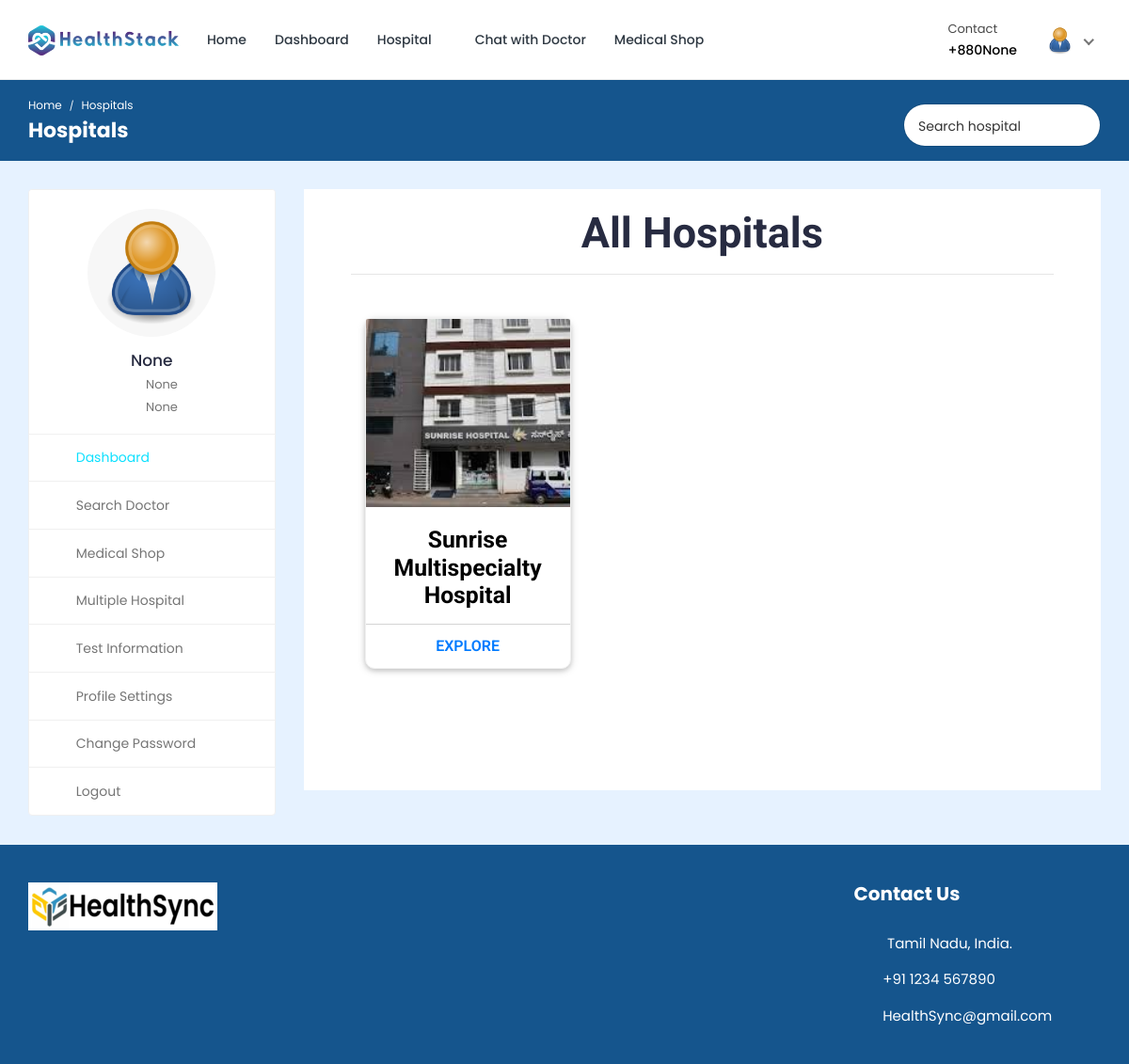
/multiple-hospital/ (signed in), run on the app's committed database.
### hospital/models.py (models this page shows, shortened)
class Patient(models.Model):
    patient_id = models.AutoField(primary_key=True)
    user = models.OneToOneField(User, on_delete=models.CASCADE, null=True, blank=True, related_name='patient')
    name = models.CharField(max_length=200, null=True, blank=True)
    username = models.CharField(max_length=200, null=True, blank=True)
    age = models.IntegerField(null=True, blank=True)
    email = models.EmailField(max_length=200, null=True, blank=True)
    phone_number = models.IntegerField(null=True, blank=True)
    address = models.CharField(max_length=200, null=True, blank=True)
    featured_image = models.ImageField(upload_to='patients/', default='patients/user-default.png', null=True, blank=True)
    blood_group = models.CharField(max_length=200, null=True, blank=True)
    history = models.CharField(max_length=200, null=True, blank=True)
    dob = models.CharField(max_length=200, null=True, blank=True)
    nid = models.CharField(max_length=200, null=True, blank=True)
    serial_number = models.CharField(max_length=200, null=True, blank=True)
    login_status = models.CharField(max_length=200, null=True, blank=True, default="offline")

class Hospital_Information(models.Model):
    HOSPITAL_TYPE = (
        ('private', 'Private hospital'),
        ('public', 'Public hospital'),
    )
    hospital_id = models.AutoField(primary_key=True)
    name = models.CharField(max_length=200, null=True, blank=True)
    address = models.CharField(max_length=200, null=True, blank=True)
    featured_image = models.ImageField(upload_to='hospitals/', default='hospitals/default.png', null=True, blank=True)
    description = models.TextField(null=True, blank=True)
    email = models.EmailField(max_length=200, null=True, blank=True)
    phone_number = models.IntegerField(null=True, blank=True)
    hospital_type = models.CharField(max_length=200, choices=HOSPITAL_TYPE)
    general_bed_no = models.IntegerField(null=True, blank=True)
    available_icu_no = models.IntegerField(null=True, blank=True)
    regular_cabin_no = models.IntegerField(null=True, blank=True)
    emergency_cabin_no = models.IntegerField(null=True, blank=True)
    vip_cabin_no = models.IntegerField(null=True, blank=True)

### hospital/views.py (the view)
# urls.py: path('multiple-hospital/', views.multiple_hospital, name='multiple-hospital'),
@csrf_exempt
@login_required(login_url="login")
def multiple_hospital(request):
    if request.user.is_authenticated:
        if request.user.is_patient:
            patient = Patient.objects.get(user=request.user)
            doctors = Doctor_Information.objects.all()
            hospitals = Hospital_Information.objects.all()
            hospitals, search_query = searchHospitals(request)
            custom_range, hospitals = paginateHospitals(request, hospitals, 3)
            context = {'patient': patient, 'doctors': doctors, 'hospitals': hospitals, 'search_query': search_query, 'custom_range': custom_range}
            return render(request, 'multiple-hospital.html', context)
        elif request.user.is_doctor:
            doctor = Doctor_Information.objects.get(user=request.user)
            hospitals = Hospital_Information.objects.all()
            hospitals, search_query = searchHospitals(request)
            context = {'doctor': doctor, 'hospitals': hospitals, 'search_query': search_query}
            return render(request, 'multiple-hospital.html', context)
    else:
        logout(request)
        messages.error(request, 'Not Authorized')
        return render(request, 'patient-login.html')

### hospital/utils.py (called while the page is built)
def searchHospitals(request):
    search_query = ''
    if request.GET.get('search_query'):
        search_query = request.GET.get('search_query')
    hospitals = Hospital_Information.objects.distinct().filter(Q(name__icontains=search_query))
    return hospitals, search_query

def paginateHospitals(request, hospitals, results):
    page = request.GET.get('page')
    paginator = Paginator(hospitals, results)
    try:
        hospitals = paginator.page(page)
    except PageNotAnInteger:
        page = 1
        hospitals = paginator.page(page)
    except EmptyPage:
        page = paginator.num_pages
        hospitals = paginator.page(page)
    leftIndex = (int(page) - 4)
    if leftIndex < 1:
        leftIndex = 1
    rightIndex = (int(page) + 5)
    if rightIndex > paginator.num_pages:
        rightIndex = paginator.num_pages + 1
    custom_range = range(leftIndex, rightIndex)
    return custom_range, hospitals

### templates/multiple-hospital.html (shortened to what this page needs)
{% load static %}
<!DOCTYPE html>
<html lang="en">
<head>
	<link rel="stylesheet" href="{% static 'HealthStack-System/css/Normal/bootstrap.min.css' %}">
	<link rel="stylesheet" href="{% static 'HealthStack-System/plugins/Normal/fontawesome/css/fontawesome.min.css' %}">
	<link rel="stylesheet" href="{% static 'HealthStack-System/plugins/Normal/fontawesome/css/all.min.css' %}">
	<link rel="stylesheet" href="{% static 'HealthStack-System/css/Normal/style.css' %}">
	<link rel="stylesheet"href="{% static 'HealthStack-System/css/Normal/hospital.css' %}">
	<link rel="stylesheet"href="{% static 'HealthStack-System/css/Normal/search2.css' %}">
	</head>
	<body>
		<div class="main-wrapper">
			<header class="header">
				{% if user.is_authenticated and user.is_patient %}
				{% include 'patient_navbar.html' %}
				{% endif %}
			</header>
			<div class="breadcrumb-bar">
				<div class="container-fluid">
					<div class="row align-items-center">
						<div class="col-md-6 col-6">
							<nav aria-label="breadcrumb" class="page-breadcrumb">
								<ol class="breadcrumb">
									{% if user.is_authenticated and user.is_patient %}
									<li class="breadcrumb-item"><a href="{% url 'patient-dashboard' %}">Home</a></li>
									{% endif %}
									<li class="breadcrumb-item active" aria-current="page">Hospitals</li>
								</ol>
							</nav>
							<h2 class="breadcrumb-title">Hospitals</h2>
						</div>
						<div class="col-md-6 col-6 text-right">
							<div class="top-nav-search">
								<form action="{% url 'multiple-hospital' %}" method="GET">
									<input type="text" class="form-control" placeholder="Search hospital" name="search_query" value="{{search_query}}">
									<button class="btn" type="submit"><i class="fa fa-search"></i></button>
								</form>
							</div>
						</div>
					</div>
				</div>
			</div>
			<div class="content">
				<div class="container-fluid">
					<div class="row">
						<div class="col-md-5 col-lg-4 col-xl-3 theiaStickySidebar">
							<div>
								{% if user.is_authenticated and user.is_patient %}
								{% include 'patient-sidebar.html' %}
								{% endif %}
							</div>
						</div>
						<div class="col-md-7 col-lg-8 col-xl-9">
							<section class="wrapper" style="height: 0px;">
								<div class="container-fostrap" style="padding-top: 0px;">
									<h1 class="card-title" style="text-align: center;font-size: 45px;">All Hospitals</h1>
									<hr>
									<div class="content">
										<div class="container">
											<div class="row">
												{% for hospital in hospitals %}
												<div class="col-xs-12 col-sm-4">
													<div class="card">
														<a class="img-card" href="#">
														<img src="{{hospital.featured_image.url}}" />
													  </a>
														<div class="card-content">
															<h4 class="card-title">
																<a href="#"> {{hospital.name}}
															  </a>
															</h4>
														</div>
														<div class="card-read-more">
															<a href="{% url 'hospital-profile' pk=hospital.hospital_id %}" class="btn btn-link btn-block">
																Explore
															</a>
														</div>
													</div>
												</div>
												{% endfor %}
											</div>
										</div>
									</div>
								</div>
							</section>
						</div>
					</div>
				</div>
			</div>
			{% include 'footer.html' %}
		</div>
	</body>
</html>

### templates/patient_navbar.html (shortened to what this page needs)
{% load static %}
<nav class="navbar navbar-expand-lg header-nav">
  <div class="navbar-header">
    <a href="{% url 'hospital_home'%}" class="navbar-brand logo">
      <img
        src="{% static 'HealthStack-System/images/Normal/logo.jpg' %}"
        class="img-fluid"
        alt="Logo"
      />
    </a>
  </div>
  <div class="main-menu-wrapper">
    <ul class="main-nav">
      <li>
        <a href="{% url 'hospital_home'%}">Home</a>
      </li>
      <li>
        <a href="{% url 'patient-dashboard' %}">Dashboard</a>
      </li>
      <li class="has-submenu">
        <a href="#">Hospital <i class="fas fa-chevron-down"></i></a>
      </li>
      {% if user.is_authenticated and user.is_patient %}
      <li>
        <a href="{% url 'chat-home' pk=user.id %}">Chat with Doctor</a>
      </li>
      {% endif %}
      <li>
        <a href="{% url 'pharmacy_shop' %}">Medical Shop</a>
      </li>
    </ul>
  </div>
  <ul class="nav header-navbar-rht">
    <li class="nav-item contact-item">
      <div class="header-contact-img">
        <i class="far fa-hospital"></i>
      </div>
      <div class="header-contact-detail">
        <p class="contact-header">Contact</p>
        <p class="contact-info-header">+880{{patient.phone_number}}</p>
      </div>
    </li>
    <li class="nav-item dropdown has-arrow logged-item">
      <a href="#" class="dropdown-toggle nav-link" data-toggle="dropdown">
        <span class="user-img">
          <img
            class="rounded-circle"
            src="{{patient.featured_image.url}}"
            width="31"
            alt="Richard Wilson"
          />
        </span>
      </a>
    </li>
  </ul>
</nav>

### templates/patient-sidebar.html
{% load static %}
    <div class="profile-sidebar">
      <div class="widget-profile pro-widget-content">
        <div class="profile-info-widget">
          <a href="#" class="booking-doc-img">
            <img
              src="{{ patient.featured_image.url }}"
              alt="User Image"
            />
          </a>
          <div class="profile-det-info">
            <h3>{{patient.name}}</h3>
            <div class="patient-details">
              <h5>
                <i class="fas fa-birthday-cake"></i> {{ patient.dob }}
              </h5>
              <h5 class="mb-0">
                <i class="fas fa-map-marker-alt"></i>
                {{ patient.address }}
              </h5>
            </div>
          </div>
        </div>
      </div>
      <div class="dashboard-widget">
        <nav class="dashboard-menu sidebar">
          <ul>
            <li class="active">
              <a href="{% url 'patient-dashboard' %}">
                <i class="fas fa-columns"></i>
                <span>Dashboard</span>
              </a>
            </li>
            <li class="nav-item has-submenu">
              <a href="{% url 'search' %}">
                <i class="fas fa-user-md"></i>
                <span>Search Doctor</span>
              </a>
            </li>
            <li class="has-submenu">
              <a href="{% url 'pharmacy_shop' %}" class="nav-link">
                <i class="fas fa-capsules"></i>
                <span>Medical Shop</span>
              </a>
            </li>
            <li>
                <a href="{% url 'multiple-hospital' %}">
                  <i class="fas fa-hospital"></i>
                  <span>Multiple Hospital</span>
                </a>
            </li>
            <li>
              <a href="{% url 'doctor-test-list'%}" target="_blank">
                <i class="fas fa-hourglass-start"></i>
                <span>Test Information</span>
              </a>
            </li>
            <li>
              <a href="{% url 'profile-settings' %}">
                <i class="fas fa-user-cog"></i>
                <span>Profile Settings</span>
              </a>
            </li>
            <li>
              <a href="{% url 'change-password' pk=user.id%}">
                <i class="fas fa-lock"></i>
                <span>Change Password</span>
              </a>
            </li>
            <li>
              <a href="{% url 'logout' %}">
                <i class="fas fa-sign-out-alt"></i>
                <span>Logout</span>
              </a>
            </li>
          </ul>
        </nav>
      </div>
    </div>

### static/HealthStack-System/css/Normal/hospital.css (style rules this page uses)
.wrapper { display: table; height: 100%; width: 100%; }
.container-fostrap { -moz-box-sizing: border-box; box-sizing: border-box; height: 100%; width: 100%; background: #FFF; font-family: 'Roboto', sans-serif; font-weight: 400; display: table-cell; padding: 50px; text-align: center; vertical-align: middle; }
.card { display: block; margin-bottom: 20px; line-height: 1.42857143; background-color: #fff; border-radius: 10px; box-shadow: 0 2px 5px 0 rgba(0,0,0,0.16),0 2px 10px 0 rgba(0,0,0,0.12); transition: box-shadow .25s; }
.img-card { width: 100%; height:200px; border-top-left-radius:2px; border-top-right-radius:2px; display:block; overflow: hidden; }
.img-card img { width: 100%; height: 200px; object-fit:cover; transition: all .25s ease; }
.card-title { margin-top:0px; font-weight: 700; font-size: 1.65em; text-align: center; padding-top: 20px; }
.card-title a { color: #000; text-decoration: none !important; }
.card-read-more { border-top: 1px solid #D4D4D4; }
.card-read-more a { text-decoration: none !important; padding:10px; font-weight:600; text-transform: uppercase }

### static/HealthStack-System/css/Normal/search2.css (style rules this page uses)
.top-nav-search { float: right; margin-left: 15px; }
.top-nav-search form { margin-top: 10px; position: relative; width: 210px; }
.top-nav-search .form-control { border-color: rgba(0, 0, 0, 0.1); border-radius: 50px; color: #333; height: 40px; padding: 10px 50px 10px 15px; }
.top-nav-search .btn { background-color: transparent; border-color: transparent; color: #333; min-height: 40px; padding: 7px 15px; position: absolute; right: 0; top: 0; }
.top-nav-search .form-control::placeholder { color: #333; }

### data on the page
Patient: phone_number "None", featured_image (placeholder picture), name "None", dob "None", address "None"
Hospital_Information: featured_image (picture), name "Sunrise Multispecialty Hospital"
